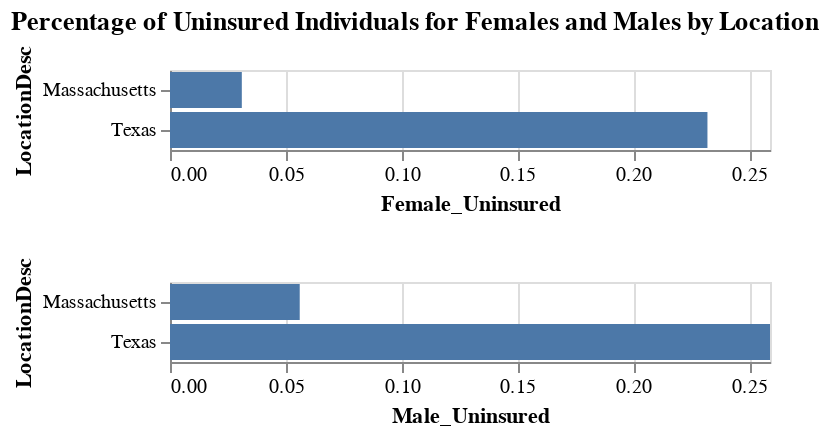

This figure's notebook cell:
### Markdown cell above
`facet_2` displays bars for uninsurance rate by location and sex, with the `Male_Uninsured` values being  greater than the corresponding `Female_Uninsured` value for both states.

### Code cell
facet_2 = alt.Chart(total_data_focus).mark_bar().encode(
    alt.Y("LocationDesc:N"),
    alt.X(alt.repeat('row'), 
          type='quantitative', 
          scale=alt.Scale(domain=[0,max(total_data_focus['Female_Uninsured'].max(), total_data_focus['Male_Uninsured'].max())]))
).repeat(
  row=['Female_Uninsured', 'Male_Uninsured',]
).properties(
    title="Percentage of Uninsured Individuals for Females and Males by Location"
)
facet_2

### Figure 1 — Vega-Lite specification as saved in the notebook (floating-point values rounded to 4 significant figures)
{"config": {"view": {"continuousWidth": 300, "continuousHeight": 300}}, "repeat": {"row": ["Female_Uninsured", "Male_Uninsured"]}, "spec": {"data": {"name": "data-378c8d38aa86fb7d2d4bdc0ccf571f0a"}, "mark": {"type": "bar"}, "encoding": {"x": {"field": {"repeat": "row"}, "scale": {"domain": [0, 0.259]}, "type": "quantitative"}, "y": {"field": "LocationDesc", "type": "nominal"}}}, "title": "Percentage of Uninsured Individuals for Females and Males by Location", "$schema": "https://vega.github.io/schema/vega-lite/v5.8.0.json", "datasets": {"data-378c8d38aa86fb7d2d4bdc0ccf571f0a": [{"LocationDesc": "Massachusetts", "Frac_F": 0.3104, "CHD_Deaths": 51.1, "CHD_Deaths_F": 15.86, "CHD_Deaths_M": 35.24, "CHDPercentage": 0.000511, "CHDPercentage_F": 0.0001586, "CHDPercentage_M": 0.0003524, "Location": "Massachusetts", "All_Uninsured": 0.044, "Female_Uninsured": 0.031, "Male_Uninsured": 0.056}, {"LocationDesc": "Texas", "Frac_F": 0.3364, "CHD_Deaths": 85.9, "CHD_Deaths_F": 28.89, "CHD_Deaths_M": 57.01, "CHDPercentage": 0.000859, "CHDPercentage_F": 0.0002889, "CHDPercentage_M": 0.0005701, "Location": "Texas", "All_Uninsured": 0.245, "Female_Uninsured": 0.232, "Male_Uninsured": 0.259}]}}
